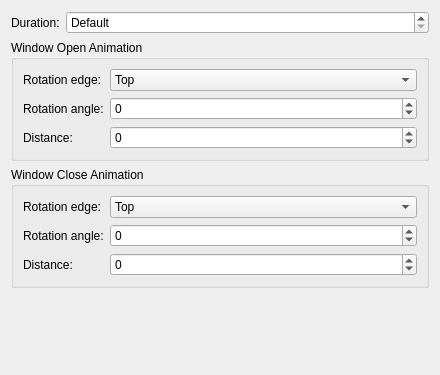
<?xml version="1.0" encoding="UTF-8"?>
<ui version="4.0">
 <class>GlideEffectConfig</class>
 <widget class="QWidget" name="GlideEffectConfig">
  <property name="geometry">
   <rect>
    <x>0</x>
    <y>0</y>
    <width>440</width>
    <height>375</height>
   </rect>
  </property>
  <layout class="QVBoxLayout" name="verticalLayout">
   <item>
    <layout class="QFormLayout" name="layout_Duration">
     <item row="0" column="0">
      <widget class="QLabel" name="label_Duration">
       <property name="text">
        <string>Duration:</string>
       </property>
      </widget>
     </item>
     <item row="0" column="1">
      <widget class="QSpinBox" name="kcfg_Duration">
       <property name="sizePolicy">
        <sizepolicy hsizetype="Expanding" vsizetype="Fixed">
         <horstretch>0</horstretch>
         <verstretch>0</verstretch>
        </sizepolicy>
       </property>
       <property name="specialValueText">
        <string>Default</string>
       </property>
       <property name="suffix">
        <string> milliseconds</string>
       </property>
       <property name="maximum">
        <number>9999</number>
       </property>
       <property name="singleStep">
        <number>5</number>
       </property>
      </widget>
     </item>
    </layout>
   </item>
   <item>
    <widget class="QGroupBox" name="groupBox_InAnimation">
     <property name="title">
      <string>Window Open Animation</string>
     </property>
     <layout class="QFormLayout" name="formLayout">
      <item row="0" column="0">
       <widget class="QLabel" name="label_InRotationEdge">
        <property name="text">
         <string>Rotation edge:</string>
        </property>
       </widget>
      </item>
      <item row="0" column="1">
       <widget class="QComboBox" name="kcfg_InRotationEdge">
        <property name="sizePolicy">
         <sizepolicy hsizetype="Expanding" vsizetype="Fixed">
          <horstretch>0</horstretch>
          <verstretch>0</verstretch>
         </sizepolicy>
        </property>
        <item>
         <property name="text">
          <string>Top</string>
         </property>
        </item>
        <item>
         <property name="text">
          <string>Right</string>
         </property>
        </item>
        <item>
         <property name="text">
          <string>Bottom</string>
         </property>
        </item>
        <item>
         <property name="text">
          <string>Left</string>
         </property>
        </item>
       </widget>
      </item>
      <item row="3" column="0">
       <widget class="QLabel" name="label_InRotationAngle">
        <property name="text">
         <string>Rotation angle:</string>
        </property>
       </widget>
      </item>
      <item row="3" column="1">
       <widget class="QSpinBox" name="kcfg_InRotationAngle">
        <property name="sizePolicy">
         <sizepolicy hsizetype="Expanding" vsizetype="Fixed">
          <horstretch>0</horstretch>
          <verstretch>0</verstretch>
         </sizepolicy>
        </property>
        <property name="suffix">
         <string/>
        </property>
        <property name="minimum">
         <number>-360</number>
        </property>
        <property name="maximum">
         <number>360</number>
        </property>
       </widget>
      </item>
      <item row="5" column="0">
       <widget class="QLabel" name="label_InDistance">
        <property name="text">
         <string>Distance:</string>
        </property>
       </widget>
      </item>
      <item row="5" column="1">
       <widget class="QSpinBox" name="kcfg_InDistance">
        <property name="sizePolicy">
         <sizepolicy hsizetype="Expanding" vsizetype="Fixed">
          <horstretch>0</horstretch>
          <verstretch>0</verstretch>
         </sizepolicy>
        </property>
        <property name="minimum">
         <number>-5000</number>
        </property>
        <property name="maximum">
         <number>5000</number>
        </property>
        <property name="singleStep">
         <number>5</number>
        </property>
       </widget>
      </item>
     </layout>
    </widget>
   </item>
   <item>
    <widget class="QGroupBox" name="groupBox_OutAnimation">
     <property name="title">
      <string>Window Close Animation</string>
     </property>
     <layout class="QFormLayout" name="formLayout_2">
      <item row="0" column="0">
       <widget class="QLabel" name="label_OutRotationEdge">
        <property name="text">
         <string>Rotation edge:</string>
        </property>
       </widget>
      </item>
      <item row="0" column="1">
       <widget class="QComboBox" name="kcfg_OutRotationEdge">
        <property name="sizePolicy">
         <sizepolicy hsizetype="Expanding" vsizetype="Fixed">
          <horstretch>0</horstretch>
          <verstretch>0</verstretch>
         </sizepolicy>
        </property>
        <item>
         <property name="text">
          <string>Top</string>
         </property>
        </item>
        <item>
         <property name="text">
          <string>Right</string>
         </property>
        </item>
        <item>
         <property name="text">
          <string>Bottom</string>
         </property>
        </item>
        <item>
         <property name="text">
          <string>Left</string>
         </property>
        </item>
       </widget>
      </item>
      <item row="1" column="0">
       <widget class="QLabel" name="label_OutRotationAngle">
        <property name="text">
         <string>Rotation angle:</string>
        </property>
       </widget>
      </item>
      <item row="2" column="0">
       <widget class="QLabel" name="label_OutDistance">
        <property name="text">
         <string>Distance:</string>
        </property>
       </widget>
      </item>
      <item row="1" column="1">
       <widget class="QSpinBox" name="kcfg_OutRotationAngle">
        <property name="sizePolicy">
         <sizepolicy hsizetype="Expanding" vsizetype="Fixed">
          <horstretch>0</horstretch>
          <verstretch>0</verstretch>
         </sizepolicy>
        </property>
        <property name="suffix">
         <string/>
        </property>
        <property name="minimum">
         <number>-360</number>
        </property>
        <property name="maximum">
         <number>360</number>
        </property>
       </widget>
      </item>
      <item row="2" column="1">
       <widget class="QSpinBox" name="kcfg_OutDistance">
        <property name="sizePolicy">
         <sizepolicy hsizetype="Expanding" vsizetype="Fixed">
          <horstretch>0</horstretch>
          <verstretch>0</verstretch>
         </sizepolicy>
        </property>
        <property name="minimum">
         <number>-5000</number>
        </property>
        <property name="maximum">
         <number>5000</number>
        </property>
        <property name="singleStep">
         <number>5</number>
        </property>
       </widget>
      </item>
     </layout>
    </widget>
   </item>
   <item>
    <spacer name="verticalSpacer">
     <property name="orientation">
      <enum>Qt::Vertical</enum>
     </property>
     <property name="sizeHint" stdset="0">
      <size>
       <width>20</width>
       <height>40</height>
      </size>
     </property>
    </spacer>
   </item>
  </layout>
 </widget>
 <resources/>
 <connections/>
</ui>
